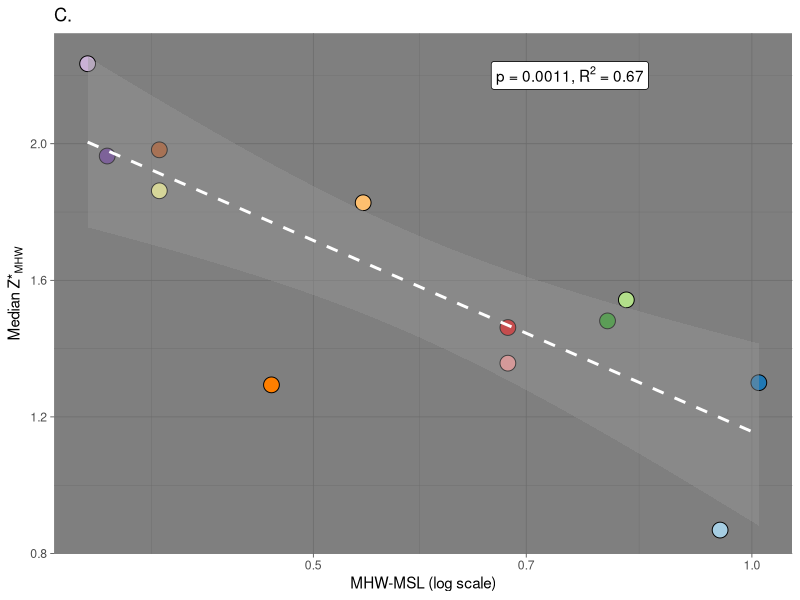
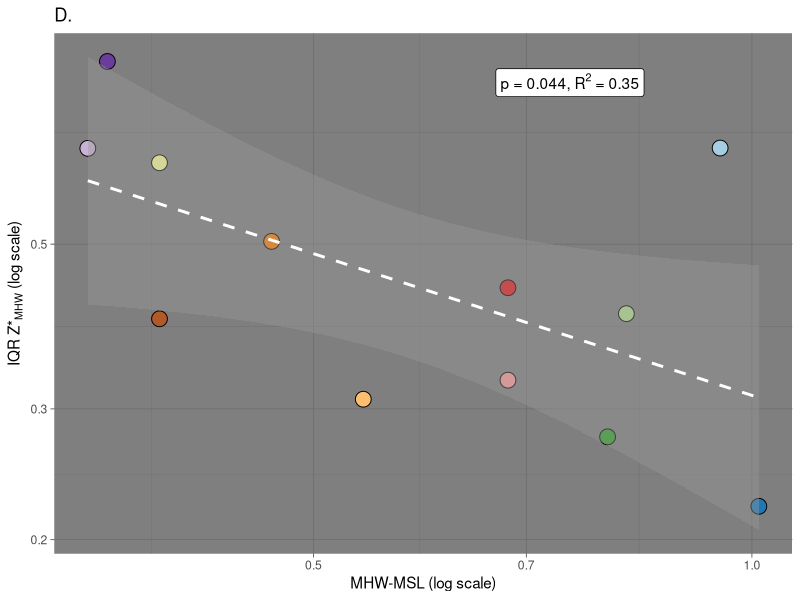
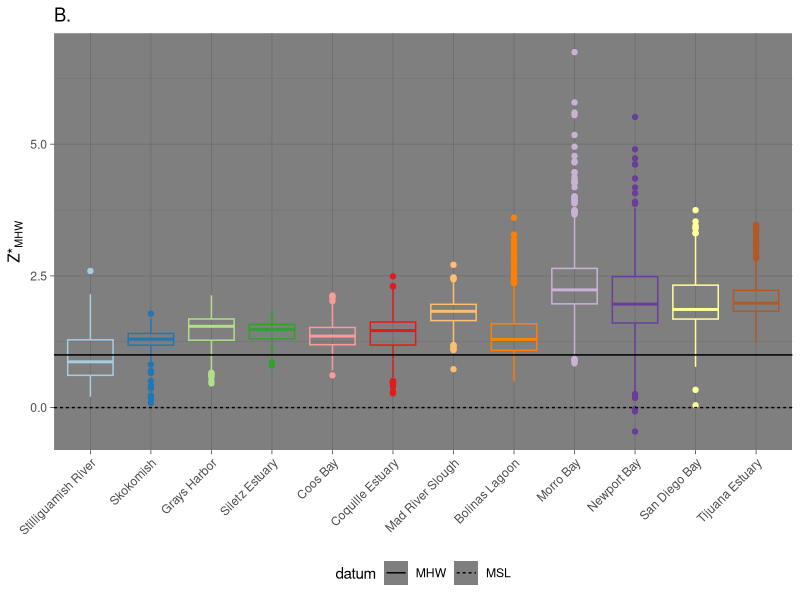

Recreate these plots in R, in order. (Note: this script raises an error after producing the figures.)
# Janousek revisited 
library(tidyverse)
library(maps)
library(RColorBrewer)

all_data <- read_csv("data/Janoueseck_et_al_2019_plots.csv")

site_data <- all_data %>% 
  mutate(zStar = (elevation-MSL)/(MHW-MSL),
         site_id = recode(site_id, 
                          "Upper Newport Bay"="Newport Bay",
                          "Sweetwater Marsh"= "San Diego Bay")) %>% 
  select(site_id, plot_id, longitude, latitude, MHW, MSL, zStar) %>% 
  unique() %>% 
  group_by(site_id, plot_id) %>%
  summarise(longitude = first(longitude),
            latitude = first(latitude),
            MHW = first(MHW),
            MSL = first(MSL),
            zStar = first(zStar)) %>% 
  ungroup()

site_data_summary <- site_data %>% 
  group_by(site_id, MHW, MSL) %>% 
  summarise(median_Zstar = median(zStar),
            IQR = IQR(zStar),
            n = n(),
            longitude = median(longitude),
            latitude = median(latitude)) %>% 
  mutate(tidal_amp = MHW - MSL,
         log_tidal_amp = log(tidal_amp),
         log_IQR = log(IQR)) %>% 
  arrange(latitude)

model_1 <- lm(log_IQR ~ log_tidal_amp, data = site_data_summary)
summary(model_1)

model_2 <- lm(median_Zstar ~ log_tidal_amp, data = site_data_summary)
summary(model_2)

zStarDatums <- data.frame(zStar=c(0, 1),
                          datum=c("MSL", "MHW"))

all_group_latitudes <- site_data %>% 
  group_by(site_id) %>% 
  summarise(latitude = median(latitude)) %>% 
  arrange(-latitude)

all_data_plot <- site_data %>% 
  mutate(site_id = factor(site_id, all_group_latitudes$site_id))

site_data_summary_plot <- site_data_summary %>% 
  ungroup() %>% 
  mutate(site_id = factor(site_id, all_group_latitudes$site_id))

distFig <- ggplot(data=all_data_plot, aes(y=zStar, x=site_id)) +
  geom_boxplot(fill=NA, aes(color = site_id), show.legend = FALSE) +
  scale_color_brewer(palette = "Paired") +
  xlab("") + 
  # scale_y_continuous(limits = c(-0.5,5)) +
  geom_hline(data=zStarDatums, aes(yintercept = zStar, lty=datum)) +
  ylab(expression(paste("Z*"["MHW"]))) +
  xlab(NULL) +
  theme_dark() +
  theme(axis.text.x = element_text(angle=45, hjust=1),
        legend.position = "bottom") +
  ggtitle("B.")
  
cor_median <- ggplot(site_data_summary_plot, aes(x = tidal_amp, y = median_Zstar)) +
  geom_point(aes(fill = site_id), show.legend = F, pch = 21, size = 5) +
  scale_fill_brewer(palette = "Paired") +
  xlab("MHW-MSL (log scale)") +
  scale_x_log10() +
  geom_smooth(method = "lm", se = T, color = "white", lty = 2) +
  ylab(expression(paste("Median Z*"["MHW"]))) +
  theme_dark() +
  ggtitle("C.") +
  geom_label(data = data.frame(x = 0.75, y = 2.2), aes(x=x, y=y), label = expression(paste("p = 0.0011, R"^2, " = 0.67", sep="")))
  
cor_median  
  
cor_IQR <- ggplot(site_data_summary_plot, aes(x = tidal_amp, y = IQR)) +
  geom_point(aes(fill = site_id), show.legend = F, pch = 21, size = 5) +
  scale_fill_brewer(palette = "Paired") +
  xlab("MHW-MSL (log scale)") +
  scale_x_log10() +
  scale_y_log10() +
  geom_smooth(method = "lm", se = T, color = "white", lty = 2) + 
  ylab(expression(paste("IQR Z*"["MHW"], " (log scale)", sep=""))) +
  theme_dark() +
  ggtitle("D.") +
  geom_label(data = data.frame(x = 0.75, y = 0.825), aes(x=x, y=y), label = expression(paste("p = 0.044, R"^2, " = 0.35", sep="")))


cor_IQR  
  
(distFig)

library(maps)

sites <- all_data %>% 
  group_by(site_id) %>% 
  summarise(lat = median(latitude),
            long = median(longitude))

world_map <- map_data("world", region = c("usa", "Mexico", "Canada"))

mapFig <- ggplot(data = site_data_summary_plot, aes(x = longitude, y = latitude)) +
  geom_polygon(data = world_map, fill="lightgray", colour = "white", 
               aes(x = long, y = lat, group = group)) +
  scale_fill_brewer(palette = "Paired") +
  geom_point(aes(fill = site_id), show.legend = T, pch = 21, size = 5) +
  coord_map(xlim = range(site_data_summary_plot$longitude+1,site_data_summary_plot$longitude-1), 
            ylim = range(site_data_summary_plot$latitude+1,site_data_summary_plot$latitude-1)) +
  xlab(NULL) +
  ylab(NULL) +
  theme_dark() +
  theme(legend.title = element_blank(),
        legend.position = "right",
        axis.text.x = element_text(angle=45, hjust=1)) +
  guides(color=guide_legend(ncol=2)) +
  ggtitle("A.") 

(mapFig)

gridExtra::grid.arrange(mapFig, distFig, cor_median, cor_IQR, nrow=2, ncol=2,
                        heights = c(3,2))

g <- gridExtra::arrangeGrob(mapFig, distFig, cor_median, cor_IQR, nrow=2, ncol=2,
                            heights = c(3,2))
ggsave(file="figures/Janousek 2016 Reanalysis.pdf", g,
       width = 7.25,
       height = 7.25) #saves g

ggsave(file="figures/Janousek 2016 Reanalysis.jpg", g,
       width = 7.25,
       height = 7.25) #saves g
